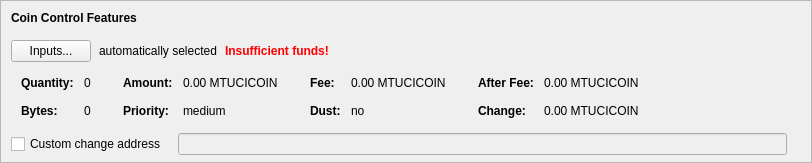
    <widget class="QFrame" name="frameCoinControl">
     <property name="sizePolicy">
      <sizepolicy hsizetype="Expanding" vsizetype="Expanding">
       <horstretch>0</horstretch>
       <verstretch>0</verstretch>
      </sizepolicy>
     </property>
     <property name="maximumSize">
      <size>
       <width>16777215</width>
       <height>16777215</height>
      </size>
     </property>
     <property name="frameShape">
      <enum>QFrame::StyledPanel</enum>
     </property>
     <property name="frameShadow">
      <enum>QFrame::Sunken</enum>
     </property>
     <layout class="QVBoxLayout" name="verticalLayoutCoinControl2">
      <property name="spacing">
       <number>0</number>
      </property>
      <property name="leftMargin">
       <number>0</number>
      </property>
      <property name="topMargin">
       <number>0</number>
      </property>
      <property name="rightMargin">
       <number>0</number>
      </property>
      <property name="bottomMargin">
       <number>6</number>
      </property>
      <item>
       <layout class="QVBoxLayout" name="verticalLayoutCoinControl" stretch="0,0,0,0,1">
        <property name="spacing">
         <number>0</number>
        </property>
        <property name="leftMargin">
         <number>10</number>
        </property>
        <property name="topMargin">
         <number>10</number>
        </property>
        <item>
         <layout class="QHBoxLayout" name="horizontalLayoutCoinControl1">
          <property name="bottomMargin">
           <number>15</number>
          </property>
          <item>
           <widget class="QLabel" name="labelCoinControlFeatures">
            <property name="sizePolicy">
             <sizepolicy hsizetype="Preferred" vsizetype="Maximum">
              <horstretch>0</horstretch>
              <verstretch>0</verstretch>
             </sizepolicy>
            </property>
            <property name="font">
             <font>
              <weight>75</weight>
              <bold>true</bold>
             </font>
            </property>
            <property name="styleSheet">
             <string notr="true">font-weight:bold;</string>
            </property>
            <property name="text">
             <string>Coin Control Features</string>
            </property>
           </widget>
          </item>
         </layout>
        </item>
        <item>
         <layout class="QHBoxLayout" name="horizontalLayoutCoinControl2" stretch="0,0,0,0">
          <property name="spacing">
           <number>8</number>
          </property>
          <property name="bottomMargin">
           <number>10</number>
          </property>
          <item>
           <widget class="QPushButton" name="pushButtonCoinControl">
            <property name="styleSheet">
             <string notr="true"/>
            </property>
            <property name="text">
             <string>Inputs...</string>
            </property>
            <property name="autoDefault">
             <bool>false</bool>
            </property>
           </widget>
          </item>
          <item>
           <widget class="QLabel" name="labelCoinControlAutomaticallySelected">
            <property name="text">
             <string>automatically selected</string>
            </property>
            <property name="margin">
             <number>5</number>
            </property>
           </widget>
          </item>
          <item>
           <widget class="QLabel" name="labelCoinControlInsuffFunds">
            <property name="font">
             <font>
              <weight>75</weight>
              <bold>true</bold>
             </font>
            </property>
            <property name="styleSheet">
             <string notr="true">color:red;font-weight:bold;</string>
            </property>
            <property name="text">
             <string>Insufficient funds!</string>
            </property>
            <property name="margin">
             <number>5</number>
            </property>
           </widget>
          </item>
          <item>
           <spacer name="horizontalSpacerCoinControl">
            <property name="orientation">
             <enum>Qt::Horizontal</enum>
            </property>
            <property name="sizeHint" stdset="0">
             <size>
              <width>40</width>
              <height>1</height>
             </size>
            </property>
           </spacer>
          </item>
         </layout>
        </item>
        <item>
         <widget class="QWidget" name="widgetCoinControl" native="true">
          <property name="sizePolicy">
           <sizepolicy hsizetype="Preferred" vsizetype="Preferred">
            <horstretch>0</horstretch>
            <verstretch>0</verstretch>
           </sizepolicy>
          </property>
          <property name="minimumSize">
           <size>
            <width>0</width>
            <height>0</height>
           </size>
          </property>
          <property name="styleSheet">
           <string notr="true"/>
          </property>
          <layout class="QHBoxLayout" name="horizontalLayoutCoinControl5">
           <property name="leftMargin">
            <number>0</number>
           </property>
           <property name="topMargin">
            <number>0</number>
           </property>
           <property name="rightMargin">
            <number>0</number>
           </property>
           <property name="bottomMargin">
            <number>0</number>
           </property>
           <item>
            <layout class="QHBoxLayout" name="horizontalLayoutCoinControl3" stretch="0,0,0,1">
             <property name="spacing">
              <number>20</number>
             </property>
             <property name="topMargin">
              <number>0</number>
             </property>
             <property name="bottomMargin">
              <number>10</number>
             </property>
             <item>
              <layout class="QFormLayout" name="formLayoutCoinControl1">
               <property name="horizontalSpacing">
                <number>10</number>
               </property>
               <property name="verticalSpacing">
                <number>14</number>
               </property>
               <property name="leftMargin">
                <number>10</number>
               </property>
               <property name="topMargin">
                <number>4</number>
               </property>
               <property name="rightMargin">
                <number>6</number>
               </property>
               <item row="0" column="0">
                <widget class="QLabel" name="labelCoinControlQuantityText">
                 <property name="font">
                  <font>
                   <weight>75</weight>
                   <bold>true</bold>
                  </font>
                 </property>
                 <property name="text">
                  <string>Quantity:</string>
                 </property>
                 <property name="margin">
                  <number>0</number>
                 </property>
                </widget>
               </item>
               <item row="0" column="1">
                <widget class="QLabel" name="labelCoinControlQuantity">
                 <property name="cursor">
                  <cursorShape>IBeamCursor</cursorShape>
                 </property>
                 <property name="contextMenuPolicy">
                  <enum>Qt::ActionsContextMenu</enum>
                 </property>
                 <property name="text">
                  <string notr="true">0</string>
                 </property>
                 <property name="margin">
                  <number>0</number>
                 </property>
                 <property name="textInteractionFlags">
                  <set>Qt::LinksAccessibleByMouse|Qt::TextSelectableByKeyboard|Qt::TextSelectableByMouse</set>
                 </property>
                </widget>
               </item>
               <item row="1" column="0">
                <widget class="QLabel" name="labelCoinControlBytesText">
                 <property name="font">
                  <font>
                   <weight>75</weight>
                   <bold>true</bold>
                  </font>
                 </property>
                 <property name="text">
                  <string>Bytes:</string>
                 </property>
                </widget>
               </item>
               <item row="1" column="1">
                <widget class="QLabel" name="labelCoinControlBytes">
                 <property name="cursor">
                  <cursorShape>IBeamCursor</cursorShape>
                 </property>
                 <property name="contextMenuPolicy">
                  <enum>Qt::ActionsContextMenu</enum>
                 </property>
                 <property name="text">
                  <string notr="true">0</string>
                 </property>
                 <property name="textInteractionFlags">
                  <set>Qt::LinksAccessibleByMouse|Qt::TextSelectableByKeyboard|Qt::TextSelectableByMouse</set>
                 </property>
                </widget>
               </item>
              </layout>
             </item>
             <item>
              <layout class="QFormLayout" name="formLayoutCoinControl2">
               <property name="horizontalSpacing">
                <number>10</number>
               </property>
               <property name="verticalSpacing">
                <number>14</number>
               </property>
               <property name="leftMargin">
                <number>6</number>
               </property>
               <property name="topMargin">
                <number>4</number>
               </property>
               <property name="rightMargin">
                <number>6</number>
               </property>
               <item row="0" column="0">
                <widget class="QLabel" name="labelCoinControlAmountText">
                 <property name="font">
                  <font>
                   <weight>75</weight>
                   <bold>true</bold>
                  </font>
                 </property>
                 <property name="text">
                  <string>Amount:</string>
                 </property>
                 <property name="margin">
                  <number>0</number>
                 </property>
                </widget>
               </item>
               <item row="0" column="1">
                <widget class="QLabel" name="labelCoinControlAmount">
                 <property name="cursor">
                  <cursorShape>IBeamCursor</cursorShape>
                 </property>
                 <property name="contextMenuPolicy">
                  <enum>Qt::ActionsContextMenu</enum>
                 </property>
                 <property name="text">
                  <string notr="true">0.00 MTUCICOIN</string>
                 </property>
                 <property name="textInteractionFlags">
                  <set>Qt::LinksAccessibleByMouse|Qt::TextSelectableByKeyboard|Qt::TextSelectableByMouse</set>
                 </property>
                </widget>
               </item>
               <item row="1" column="0">
                <widget class="QLabel" name="labelCoinControlPriorityText">
                 <property name="font">
                  <font>
                   <weight>75</weight>
                   <bold>true</bold>
                  </font>
                 </property>
                 <property name="text">
                  <string>Priority:</string>
                 </property>
                </widget>
               </item>
               <item row="1" column="1">
                <widget class="QLabel" name="labelCoinControlPriority">
                 <property name="cursor">
                  <cursorShape>IBeamCursor</cursorShape>
                 </property>
                 <property name="contextMenuPolicy">
                  <enum>Qt::ActionsContextMenu</enum>
                 </property>
                 <property name="text">
                  <string>medium</string>
                 </property>
                 <property name="textInteractionFlags">
                  <set>Qt::LinksAccessibleByMouse|Qt::TextSelectableByKeyboard|Qt::TextSelectableByMouse</set>
                 </property>
                </widget>
               </item>
              </layout>
             </item>
             <item>
              <layout class="QFormLayout" name="formLayoutCoinControl3">
               <property name="horizontalSpacing">
                <number>10</number>
               </property>
               <property name="verticalSpacing">
                <number>14</number>
               </property>
               <property name="leftMargin">
                <number>6</number>
               </property>
               <property name="topMargin">
                <number>4</number>
               </property>
               <property name="rightMargin">
                <number>6</number>
               </property>
               <item row="0" column="0">
                <widget class="QLabel" name="labelCoinControlFeeText">
                 <property name="font">
                  <font>
                   <weight>75</weight>
                   <bold>true</bold>
                  </font>
                 </property>
                 <property name="text">
                  <string>Fee:</string>
                 </property>
                 <property name="margin">
                  <number>0</number>
                 </property>
                </widget>
               </item>
               <item row="0" column="1">
                <widget class="QLabel" name="labelCoinControlFee">
                 <property name="cursor">
                  <cursorShape>IBeamCursor</cursorShape>
                 </property>
                 <property name="contextMenuPolicy">
                  <enum>Qt::ActionsContextMenu</enum>
                 </property>
                 <property name="text">
                  <string notr="true">0.00 MTUCICOIN</string>
                 </property>
                 <property name="textInteractionFlags">
                  <set>Qt::LinksAccessibleByMouse|Qt::TextSelectableByKeyboard|Qt::TextSelectableByMouse</set>
                 </property>
                </widget>
               </item>
               <item row="1" column="0">
                <widget class="QLabel" name="labelCoinControlLowOutputText">
                 <property name="font">
                  <font>
                   <weight>75</weight>
                   <bold>true</bold>
                  </font>
                 </property>
                 <property name="text">
                  <string>Dust:</string>
                 </property>
                </widget>
               </item>
               <item row="1" column="1">
                <widget class="QLabel" name="labelCoinControlLowOutput">
                 <property name="cursor">
                  <cursorShape>IBeamCursor</cursorShape>
                 </property>
                 <property name="contextMenuPolicy">
                  <enum>Qt::ActionsContextMenu</enum>
                 </property>
                 <property name="text">
                  <string>no</string>
                 </property>
                 <property name="textInteractionFlags">
                  <set>Qt::LinksAccessibleByMouse|Qt::TextSelectableByKeyboard|Qt::TextSelectableByMouse</set>
                 </property>
                </widget>
               </item>
              </layout>
             </item>
             <item>
              <layout class="QFormLayout" name="formLayoutCoinControl4">
               <property name="horizontalSpacing">
                <number>10</number>
               </property>
               <property name="verticalSpacing">
                <number>14</number>
               </property>
               <property name="leftMargin">
                <number>6</number>
               </property>
               <property name="topMargin">
                <number>4</number>
               </property>
               <property name="rightMargin">
                <number>6</number>
               </property>
               <item row="0" column="0">
                <widget class="QLabel" name="labelCoinControlAfterFeeText">
                 <property name="font">
                  <font>
                   <weight>75</weight>
                   <bold>true</bold>
                  </font>
                 </property>
                 <property name="text">
                  <string>After Fee:</string>
                 </property>
                 <property name="margin">
                  <number>0</number>
                 </property>
                </widget>
               </item>
               <item row="0" column="1">
                <widget class="QLabel" name="labelCoinControlAfterFee">
                 <property name="cursor">
                  <cursorShape>IBeamCursor</cursorShape>
                 </property>
                 <property name="contextMenuPolicy">
                  <enum>Qt::ActionsContextMenu</enum>
                 </property>
                 <property name="text">
                  <string notr="true">0.00 MTUCICOIN</string>
                 </property>
                 <property name="textInteractionFlags">
                  <set>Qt::LinksAccessibleByMouse|Qt::TextSelectableByKeyboard|Qt::TextSelectableByMouse</set>
                 </property>
                </widget>
               </item>
               <item row="1" column="0">
                <widget class="QLabel" name="labelCoinControlChangeText">
                 <property name="font">
                  <font>
                   <weight>75</weight>
                   <bold>true</bold>
                  </font>
                 </property>
                 <property name="text">
                  <string>Change:</string>
                 </property>
                </widget>
               </item>
               <item row="1" column="1">
                <widget class="QLabel" name="labelCoinControlChange">
                 <property name="cursor">
                  <cursorShape>IBeamCursor</cursorShape>
                 </property>
                 <property name="contextMenuPolicy">
                  <enum>Qt::ActionsContextMenu</enum>
                 </property>
                 <property name="text">
                  <string notr="true">0.00 MTUCICOIN</string>
                 </property>
                 <property name="textInteractionFlags">
                  <set>Qt::LinksAccessibleByMouse|Qt::TextSelectableByKeyboard|Qt::TextSelectableByMouse</set>
                 </property>
                </widget>
               </item>
              </layout>
             </item>
            </layout>
           </item>
          </layout>
         </widget>
        </item>
        <item>
         <layout class="QHBoxLayout" name="horizontalLayoutCoinControl4" stretch="0,0,0">
          <property name="spacing">
           <number>12</number>
          </property>
          <property name="sizeConstraint">
           <enum>QLayout::SetDefaultConstraint</enum>
          </property>
          <property name="topMargin">
           <number>5</number>
          </property>
          <property name="rightMargin">
           <number>5</number>
          </property>
          <item>
           <widget class="QCheckBox" name="checkBoxCoinControlChange">
            <property name="toolTip">
             <string>If this is activated, but the change address is empty or invalid, change will be sent to a newly generated address.</string>
            </property>
            <property name="text">
             <string>Custom change address</string>
            </property>
           </widget>
          </item>
          <item>
           <widget class="QValidatedLineEdit" name="lineEditCoinControlChange">
            <property name="enabled">
             <bool>false</bool>
            </property>
            <property name="sizePolicy">
             <sizepolicy hsizetype="Expanding" vsizetype="Fixed">
              <horstretch>0</horstretch>
              <verstretch>0</verstretch>
             </sizepolicy>
            </property>
           </widget>
          </item>
          <item>
           <widget class="QLabel" name="labelCoinControlChangeLabel">
            <property name="sizePolicy">
             <sizepolicy hsizetype="Preferred" vsizetype="Expanding">
              <horstretch>0</horstretch>
              <verstretch>0</verstretch>
             </sizepolicy>
            </property>
            <property name="minimumSize">
             <size>
              <width>0</width>
              <height>0</height>
             </size>
            </property>
            <property name="text">
             <string/>
            </property>
            <property name="margin">
             <number>3</number>
            </property>
           </widget>
          </item>
         </layout>
        </item>
        <item>
         <spacer name="verticalSpacerCoinControl">
          <property name="orientation">
           <enum>Qt::Vertical</enum>
          </property>
          <property name="sizeHint" stdset="0">
           <size>
            <width>800</width>
            <height>1</height>
           </size>
          </property>
         </spacer>
        </item>
       </layout>
      </item>
     </layout>
    </widget>
